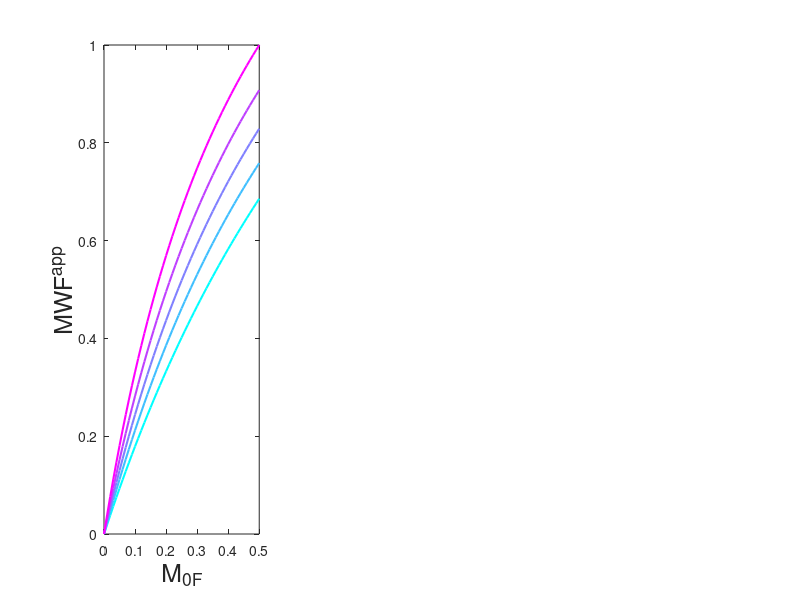

Reproduce this figure in MATLAB. (Note: this script raises an error after producing the figure.)
%% Investigation into MWF 1.

close all; clear all

T1_S = 1.15; T1_F = 0.4; k_FS = 9; T1_B = 1; k_B = 5; k_FB = 5; k_SB = 5; % T1_S = 0.965; T1_F = 0.465; T1_B = 1; k_FS = 8; k_B = 5; k_SB = 5; k_FB = 5;
M0_F = 0:0.01:0.5; M0_B = [0.1 0.2 0.3 0.4 0.5]; 
TR = 6.5e-3; %TR = 5.2e-3; 

dM_zB = 0;
R1_F = 1/T1_F; R1_B = 1/T1_B; R1_S = 1/T1_S;
G = 1.4e-5; Gamma = 2 * pi * 42.57747892e6; B1 = 13e-6;
T_RF = deg2rad(70)/(Gamma * B1); W = (pi/T_RF) * (Gamma * B1)^2 * T_RF * G * (T_RF/TR);

k_FSapp = zeros(length(M0_F),length(M0_B)); k_SFapp = zeros(length(M0_F),length(M0_B));
T1_Fapp = zeros(length(M0_F),length(M0_B)); T1_Sapp = zeros(length(M0_F),length(M0_B));
M_0Fapp = zeros(length(M0_F),length(M0_B)); M_0Sapp = zeros(length(M0_F),length(M0_B));

k_FSapp_NA = zeros(length(M0_F),length(M0_B)); k_SFapp_NA = zeros(length(M0_F),length(M0_B));
T1_Fapp_NA = zeros(length(M0_F),length(M0_B)); T1_Sapp_NA = zeros(length(M0_F),length(M0_B));
M_0Fapp_NA = zeros(length(M0_F),length(M0_B)); M_0Sapp_NA = zeros(length(M0_F),length(M0_B));

MWF_app = zeros(length(M0_F),length(M0_B));
MWF_app_NA = zeros(length(M0_F),length(M0_B));
M0_S = zeros(length(M0_F),length(M0_B)); MWF = zeros(length(M0_F),length(M0_B));

for ss = 1:length(M0_F)
    
    for tt = 1:length(M0_B)
        
        MWF(ss,tt) = M0_F(ss)/(1-M0_B(tt)); % MWF(ss,tt) = M0_F(ss)/(M0_F(ss) + M0_S(ss,tt));
        M0_S(ss,tt) = 1 - (M0_F(ss) + M0_B(tt)); %k_SF = (M0_F * k_FS)/M0_S;
        
        k_FSapp(ss,tt) = (M0_S(ss,tt)*k_B^2)/(M0_B(tt)*W + M0_F(ss)*k_B + M0_S(ss,tt)*k_B + M0_B(tt)*R1_B);
        k_SFapp(ss,tt) = (M0_F(ss)*k_B^2)/(M0_B(tt)*W + M0_F(ss)*k_B + M0_S(ss,tt)*k_B + M0_B(tt)*R1_B);
        T1_Fapp(ss,tt) = 1/((M0_B(tt)*R1_B*R1_F + M0_B(tt)*R1_F*W + M0_B(tt)*R1_B*k_B + M0_F(ss)*R1_F*k_B + M0_S(ss,tt)*R1_F*k_B + M0_B(tt)*W*k_B)/(M0_B(tt)*W + M0_F(ss)*k_B + M0_S(ss,tt)*k_B + M0_B(tt)*R1_B));
        T1_Sapp(ss,tt) = 1/((M0_B(tt)*R1_B*R1_S + M0_B(tt)*R1_S*W + M0_B(tt)*R1_B*k_B + M0_F(ss)*R1_S*k_B + M0_S(ss,tt)*R1_S*k_B + M0_B(tt)*W*k_B)/(M0_B(tt)*W + M0_F(ss)*k_B + M0_S(ss,tt)*k_B + M0_B(tt)*R1_B));
        M_0Fapp(ss,tt) = (M0_F(ss)*(M0_B(tt)*R1_B*R1_F - dM_zB*k_B + M0_B(tt)*R1_F*W + M0_B(tt)*R1_B*k_B + M0_F(ss)*R1_F*k_B + M0_S(ss,tt)*R1_F*k_B))/(M0_B(tt)*R1_B*R1_F + M0_B(tt)*R1_F*W + M0_B(tt)*R1_B*k_B + M0_F(ss)*R1_F*k_B + M0_S(ss,tt)*R1_F*k_B + M0_B(tt)*W*k_B);
        M_0Sapp(ss,tt) = (M0_S(ss,tt)*(M0_B(tt)*R1_B*R1_S - dM_zB*k_B + M0_B(tt)*R1_S*W + M0_B(tt)*R1_B*k_B + M0_F(ss)*R1_S*k_B + M0_S(ss,tt)*R1_S*k_B))/(M0_B(tt)*R1_B*R1_S + M0_B(tt)*R1_S*W + M0_B(tt)*R1_B*k_B + M0_F(ss)*R1_S*k_B + M0_S(ss,tt)*R1_S*k_B + M0_B(tt)*W*k_B);
        MWF_app(ss,tt) = M_0Fapp(ss,tt)/(M_0Fapp(ss,tt) + M_0Sapp(ss,tt));
        
        k_SFapp_NA(ss,tt) = (M0_F(ss)*k_FS)/M0_S(ss,tt) + (M0_F(ss)*k_FB*k_SB)/(M0_B(tt)*W + M0_F(ss)*k_FB + M0_S(ss,tt)*k_SB + M0_B(tt)*R1_B);
        k_FSapp_NA(ss,tt) = k_FS + (M0_S(ss,tt)*k_FB*k_SB)/(M0_B(tt)*W + M0_F(ss)*k_FB + M0_S(ss,tt)*k_SB + M0_B(tt)*R1_B);
        T1_Fapp_NA(ss,tt) = 1/((M0_B(tt)*R1_B*R1_F + M0_B(tt)*R1_F*W + M0_B(tt)*R1_B*k_FB + M0_F(ss)*R1_F*k_FB + M0_S(ss,tt)*R1_F*k_SB + M0_B(tt)*W*k_FB)/(M0_B(tt)*W + M0_F(ss)*k_FB + M0_S(ss,tt)*k_SB + M0_B(tt)*R1_B));
        T1_Sapp_NA(ss,tt) = 1/((M0_B(tt)*R1_B*R1_S + M0_B(tt)*R1_S*W + M0_F(ss)*R1_S*k_FB + M0_B(tt)*R1_B*k_SB + M0_S(ss,tt)*R1_S*k_SB + M0_B(tt)*W*k_SB)/(M0_B(tt)*W + M0_F(ss)*k_FB + M0_S(ss,tt)*k_SB + M0_B(tt)*R1_B));
        M_0Fapp_NA(ss,tt) = (M0_F(ss)*(M0_B(tt)*R1_B*R1_F - dM_zB*k_FB + M0_B(tt)*R1_F*W + M0_B(tt)*R1_B*k_FB + M0_F(ss)*R1_F*k_FB + M0_S(ss,tt)*R1_F*k_SB))/(M0_B(tt)*R1_B*R1_F + M0_B(tt)*R1_F*W + M0_B(tt)*R1_B*k_FB + M0_F(ss)*R1_F*k_FB + M0_S(ss,tt)*R1_F*k_SB + M0_B(tt)*W*k_FB);
        M_0Sapp_NA(ss,tt) = (M0_S(ss,tt)*(M0_B(tt)*R1_B*R1_S - dM_zB*k_SB + M0_B(tt)*R1_S*W + M0_F(ss)*R1_S*k_FB + M0_B(tt)*R1_B*k_SB + M0_S(ss,tt)*R1_S*k_SB))/(M0_B(tt)*R1_B*R1_S + M0_B(tt)*R1_S*W + M0_F(ss)*R1_S*k_FB + M0_B(tt)*R1_B*k_SB + M0_S(ss,tt)*R1_S*k_SB + M0_B(tt)*W*k_SB);
        MWF_app_NA(ss,tt) = M_0Fapp_NA(ss,tt)/(M_0Fapp_NA(ss,tt) + M_0Sapp_NA(ss,tt));
        
    end
    
end

figure(1)
hold on
subplot(1,3,1)
cm = colormap(cool(length(M0_B)));

for nn = 1:length(M0_B)
    plot(M0_F, MWF_app(:,nn),'LineWidth', 1.5,'color',cm(nn,:))
    hold on
end

xlabel('M_{0F}', 'FontSize', 18)
ylabel('MWF^{app}', 'FontSize', 18)
xlim([0 0.5]) 
Identity = refline(1,0);
Identity.Color = 'k';
Identity.LineStyle = '--';
l = legend('0.1', '0.2', '0.3', '0.4', '0.5');
title(l, 'M_{0B}','FontSize', 18)
l.FontSize = 18; l.Location = 'northwest';
get(gca, 'XTick'); get(gca, 'YTick'); set(gca, 'FontSize', 16)
title('(a)','FontSize',18)

subplot(1,3,2)
for tt = 1:length(M0_B)
    plot(MWF(:,tt), MWF_app(:,tt),'LineWidth', 1.5,'color',cm(tt,:))
    hold on
end
xlabel('MWF', 'FontSize', 18)
ylabel('MWF^{app}', 'FontSize', 18)
xlim([0 0.5]) 
Identity = refline(1,0);
Identity.Color = 'k';
Identity.LineStyle = '--';
l = legend('0.1', '0.2', '0.3', '0.4', '0.5');
title(l, 'M_{0B}','FontSize', 18)
l.FontSize = 18; l.Location = 'northwest';
get(gca, 'XTick'); get(gca, 'YTick'); set(gca, 'FontSize', 16)
title('(b)','FontSize',18)

%% Investigation into MWF 2.

clear all;

%T1_S = 0.965; T1_F = 0.465; T1_B = 1; M0_B = 0.1; k_B = 5; 
T1_S = 1.15; T1_F = 0.4; T1_B = 1; M0_B = 0.2; k_B = 5;
M0_F = 0:0.01:0.5; 
TR_SSFP = 6.5e-3; %TR_SSFP = 5.2e-3; 
dM_zB = 0;
R1_F = 1/T1_F; R1_B = 1/T1_B; R1_S = 1/T1_S;
G = 1.4e-5; Gamma = 2 * pi * 42.57747892e6; 
B1rms = 0.5e-6:0.5e-6:3e-6;  

k_FSapp = zeros(length(B1rms),length(M0_F)); k_SFapp = zeros(length(B1rms),length(M0_F));
T1_Fapp = zeros(length(B1rms),length(M0_F)); T1_Sapp = zeros(length(B1rms),length(M0_F));
M_0Fapp = zeros(length(B1rms),length(M0_F)); M_0Sapp = zeros(length(B1rms),length(M0_F));
M0_S = zeros(length(M0_F),1); MWF = zeros(length(M0_F),1);


for ss = 1:length(M0_F)
   
    M0_S(ss) = 1 - (M0_F(ss) + M0_B);
    MWF(ss) = M0_F(ss)/(1-M0_B);

    for tt = 1:length(B1rms)

        W(tt) = pi * G * (Gamma * B1rms(tt))^2;

        k_FSapp(ss,tt) = (M0_S(ss)*k_B^2)/(M0_B*W(tt) + M0_F(ss)*k_B + M0_S(ss)*k_B + M0_B*R1_B);
        k_SFapp(ss,tt) = (M0_F(ss)*k_B^2)/(M0_B*W(tt) + M0_F(ss)*k_B + M0_S(ss)*k_B + M0_B*R1_B);
        T1_Fapp(ss,tt) = 1/((M0_B*R1_B*R1_F + M0_B*R1_F*W(tt) + M0_B*R1_B*k_B + M0_F(ss)*R1_F*k_B + M0_S(ss)*R1_F*k_B + M0_B*W(tt)*k_B)/(M0_B*W(tt) + M0_F(ss)*k_B + M0_S(ss)*k_B + M0_B*R1_B));
        T1_Sapp(ss,tt) = 1/((M0_B*R1_B*R1_S + M0_B*R1_S*W(tt) + M0_B*R1_B*k_B + M0_F(ss)*R1_S*k_B + M0_S(ss)*R1_S*k_B + M0_B*W(tt)*k_B)/(M0_B*W(tt) + M0_F(ss)*k_B + M0_S(ss)*k_B + M0_B*R1_B));
        M_0Fapp(ss,tt) = (M0_F(ss)*(M0_B*R1_B*R1_F - dM_zB*k_B + M0_B*R1_F*W(tt) + M0_B*R1_B*k_B + M0_F(ss)*R1_F*k_B + M0_S(ss)*R1_F*k_B))/(M0_B*R1_B*R1_F + M0_B*R1_F*W(tt) + M0_B*R1_B*k_B + M0_F(ss)*R1_F*k_B + M0_S(ss)*R1_F*k_B + M0_B*W(tt)*k_B);
        M_0Sapp(ss,tt) = (M0_S(ss)*(M0_B*R1_B*R1_S - dM_zB*k_B + M0_B*R1_S*W(tt) + M0_B*R1_B*k_B + M0_F(ss)*R1_S*k_B + M0_S(ss)*R1_S*k_B))/(M0_B*R1_B*R1_S + M0_B*R1_S*W(tt) + M0_B*R1_B*k_B + M0_F(ss)*R1_S*k_B + M0_S(ss)*R1_S*k_B + M0_B*W(tt)*k_B);
        MWF_app(ss,tt) = M_0Fapp(ss,tt)/(M_0Fapp(ss,tt) + M_0Sapp(ss,tt));
    
    end
    
end

figure(1); subplot(1,3,3)
cm = colormap(cool(length(B1rms)));
for nn = 1:length(B1rms)
    plot(MWF, MWF_app(:,nn),'LineWidth', 1.5,'color',cm(nn,:))
    hold on
end
xlabel('MWF', 'FontSize', 18)
ylabel('MWF^{app}', 'FontSize', 18)
xlim([0 0.6250])
Identity = refline(1,0);
Identity.Color = 'k';
Identity.LineStyle = '--';
l = legend('0.5', '1.0', '1.5', '2.0', '2.5', '3.0');
title(l, 'B_{1,rms} [\muT]','FontSize', 18)
l.FontSize = 18; l.Location = 'northwest';
get(gca, 'XTick'); get(gca, 'YTick'); set(gca, 'FontSize', 16)
title('(c)','FontSize',18)

%% Investigation into relaxation times.

clear all;

T1_S = 1.15; T1_F = 0.4; T1_B = 1; M0_F = 0.25; M0_B = 0.2; M0_S = 1 - (M0_F + M0_B); k_B = 5;
%T1_S = 0.965; T1_F = 0.465; T1_B = 1; M0_F = 0.2; M0_B = 0.1; M0_S = 1 - (M0_F + M0_B); k_B = 5;

TR = 6.5e-3; dM_zB = 0;
R1_F = 1/T1_F; R1_B = 1/T1_B; R1_S = 1/T1_S;
G = 1.4e-5; Gamma = 2 * pi * 42.57747892e6; 
B1 = 1e-6:0.5e-6:15e-6;  

k_FSapp = zeros(length(B1),1); k_SFapp = zeros(length(B1),1);
T1_Fapp = zeros(length(B1),1); T1_Sapp = zeros(length(B1),1);
M_0Fapp = zeros(length(B1),1); M_0Sapp = zeros(length(B1),1);
T_RF = zeros(length(B1),1); B1rms = zeros(length(B1),1); W = zeros(length(B1),1);

for ss = 1:length(B1)
    
    T_RF(ss) = deg2rad(70)/(Gamma * B1(ss));
    B1rms(ss) = sqrt((B1(ss)^2*T_RF(ss))/TR);
    W(ss) = pi * G * (Gamma * B1rms(ss))^2;
    
    for tt = 1:length(k_B)
        
        k_FSapp(ss) = (M0_S*k_B^2)/(M0_B*W(ss) + M0_F*k_B + M0_S*k_B + M0_B*R1_B);
        k_SFapp(ss) = (M0_F*k_B^2)/(M0_B*W(ss) + M0_F*k_B + M0_S*k_B + M0_B*R1_B);
        T1_Fapp(ss) = 1/((M0_B*R1_B*R1_F + M0_B*R1_F*W(ss) + M0_B*R1_B*k_B + M0_F*R1_F*k_B + M0_S*R1_F*k_B + M0_B*W(ss)*k_B)/(M0_B*W(ss) + M0_F*k_B + M0_S*k_B + M0_B*R1_B));
        T1_Sapp(ss) = 1/((M0_B*R1_B*R1_S + M0_B*R1_S*W(ss) + M0_B*R1_B*k_B + M0_F*R1_S*k_B + M0_S*R1_S*k_B + M0_B*W(ss)*k_B)/(M0_B*W(ss) + M0_F*k_B + M0_S*k_B + M0_B*R1_B));
        M_0Fapp(ss) = (M0_F*(M0_B*R1_B*R1_F - dM_zB*k_B + M0_B*R1_F*W(ss) + M0_B*R1_B*k_B + M0_F*R1_F*k_B + M0_S*R1_F*k_B))/(M0_B*R1_B*R1_F + M0_B*R1_F*W(ss) + M0_B*R1_B*k_B + M0_F*R1_F*k_B + M0_S*R1_F*k_B + M0_B*W(ss)*k_B);
        M_0Sapp(ss) = (M0_S*(M0_B*R1_B*R1_S - dM_zB*k_B + M0_B*R1_S*W(ss) + M0_B*R1_B*k_B + M0_F*R1_S*k_B + M0_S*R1_S*k_B))/(M0_B*R1_B*R1_S + M0_B*R1_S*W(ss) + M0_B*R1_B*k_B + M0_F*R1_S*k_B + M0_S*R1_S*k_B + M0_B*W(ss)*k_B);
        MWF_app(ss) = M_0Fapp(ss)/(M_0Fapp(ss) + M_0Sapp(ss));
        
    end
    
end

figure(2)
cm = colormap(cool(length(B1)));
plot(B1rms*1e6, T1_Fapp,'LineWidth', 2, 'color',cm(1,:))
hold on
grid on
grid minor
plot(B1rms*1e6, T1_Sapp,'LineWidth', 2, 'color',cm(29,:))
xlabel('B_{1,rms} [\muT]', 'FontSize', 18)
ylabel('T_{1}^{app} [s]', 'FontSize', 18) 
l = legend('T_{1F}^{app}', 'T_{1S}^{app}');
xlim([B1rms(1)*1e6 B1rms(29)*1e6])
l.FontSize = 18;
get(gca, 'XTick'); get(gca, 'YTick'); set(gca, 'FontSize', 16)

%% Outtakes.

% Plot Delta kFS vs kB for different W and convert W into rms B1. 
% figure(3)
% for pp = 1:length(W)
%     plot(k_B, k_FSapp(pp,:),'--','LineWidth', 2)
%     hold on
% end
% 
% xlabel('k_{B} [s^{-1}]', 'FontSize', 18)
% ylabel('\Deltak_{FS} [s^{-1}]', 'FontSize', 18) 
% l = legend('0.792', '1.77', '2.16', '2.50', '3.07');
% title(l, 'B_{1,rms} [\muT]','FontSize', 18)
% l.FontSize = 18;
% get(gca, 'XTick'); get(gca, 'YTick'); set(gca, 'FontSize', 16)

% subplot(1,2,2)
% for pp = 1:length(W)
%     plot(k_B, T1_Sapp(pp,:),'LineWidth', 2, 'color',cm(pp,:))
%     hold on
% end
% xlabel('k_{B} [s^{-1}]', 'FontSize', 18)
% ylabel('T_{1S}^{app} [s]', 'FontSize', 18) 
% l = legend('0.792', '1.77', '2.16', '2.50', '3.07');
% title(l, 'B_{1,rms} [\muT]','FontSize', 18)
% l.FontSize = 18;
% get(gca, 'XTick'); get(gca, 'YTick'); set(gca, 'FontSize', 16)
